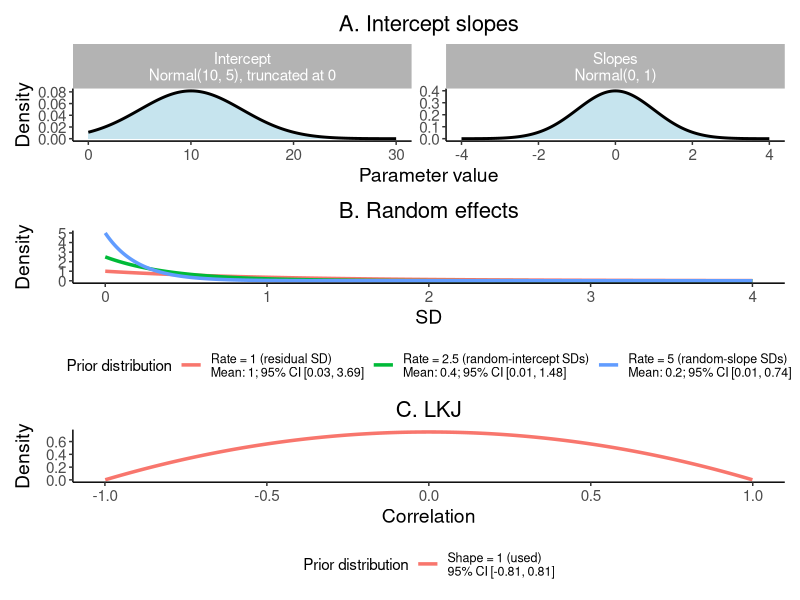
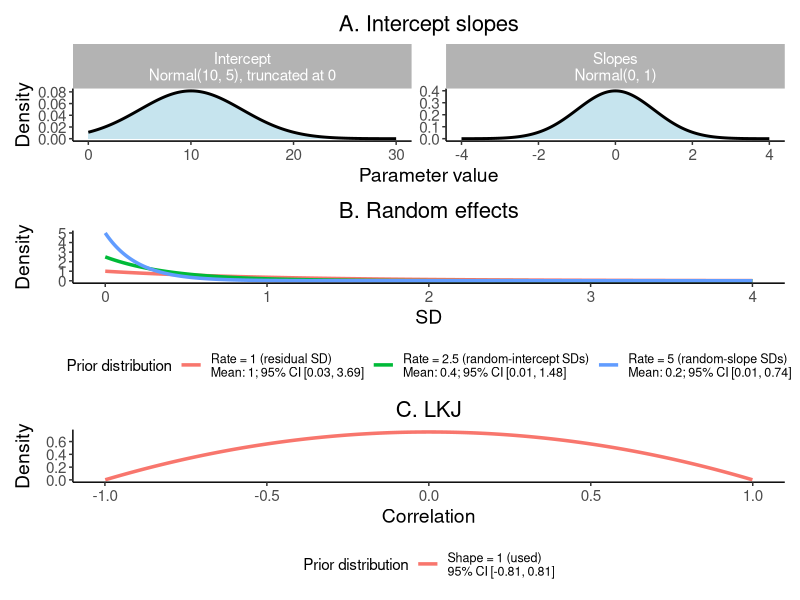

The R script that drew these images, in order:
library(ggplot2)
library(dplyr)
library(patchwork)

### Plot prior distributions for Experiment 1
### A. Intercept slopes
### B. Random effects
### C. LKJ

setwd("C:/Users/Admin/Desktop/Dissertação/código/Bayesian_statistics_PiC/for the thesis")

output_file <- "prior_distributions_experiment_1_10M.png"

### Helper functions

dtruncnorm_lower <- function(x, mean, sd, lower = 0) {
  dens <- dnorm(x, mean = mean, sd = sd)
  normalizing_constant <- 1 - pnorm(lower, mean = mean, sd = sd)
  ifelse(x >= lower, dens / normalizing_constant, 0)
}

exp_label <- function(rate, label) {
  mean_value <- 1 / rate
  ci_values <- qexp(c(0.025, 0.975), rate = rate)
  paste0(
    label,
    "\nMean: ", round(mean_value, 2),
    "; 95% CI [", round(ci_values[1], 2), ", ", round(ci_values[2], 2), "]"
  )
}

lkj_corr_marginal <- function(rho, eta, K) {
  shape <- eta - 1 + K / 2
  dbeta((rho + 1) / 2, shape1 = shape, shape2 = shape) / 2
}

lkj_ci <- function(eta, K) {
  shape <- eta - 1 + K / 2
  qbeta(c(0.025, 0.975), shape1 = shape, shape2 = shape) * 2 - 1
}

### ------------------------------------------------------------
### A. Intercept slopes
### ------------------------------------------------------------

x_intercept <- seq(0, 30, length.out = 2000)
x_slopes <- seq(-4, 4, length.out = 2000)

intercept_slopes_data <- bind_rows(
  data.frame(
    parameter = "Intercept\nNormal(10, 5), truncated at 0",
    value = x_intercept,
    density = dtruncnorm_lower(x_intercept, mean = 10, sd = 5, lower = 0)
  ),
  data.frame(
    parameter = "Slopes\nNormal(0, 1)",
    value = x_slopes,
    density = dnorm(x_slopes, mean = 0, sd = 1)
  )
)

p_intercept_slopes <- ggplot(intercept_slopes_data, aes(x = value, y = density)) +
  geom_area(fill = "lightblue", alpha = 0.7) +
  geom_line(linewidth = 1) +
  facet_wrap(~ parameter, scales = "free", nrow = 1) +
  labs(
    title = "A. Intercept slopes",
    x = "Parameter value",
    y = "Density"
  ) +
  theme_classic() +
  theme(
    text = element_text(size = 13),
    plot.title = element_text(size = 16, hjust = 0.5),
    strip.background = element_rect(fill = "grey70", colour = NA),
    strip.text = element_text(size = 11, colour = "white"),
    axis.title = element_text(size = 14),
    axis.text = element_text(size = 11)
  )

### ------------------------------------------------------------
### B. Random effects
### ------------------------------------------------------------

x_sd <- seq(0, 4, length.out = 2000)

random_effects_data <- bind_rows(
  data.frame(
    prior = exp_label(2.5, "Rate = 2.5 (random-intercept SDs)"),
    value = x_sd,
    density = dexp(x_sd, rate = 2.5)
  ),
  data.frame(
    prior = exp_label(5, "Rate = 5 (random-slope SDs)"),
    value = x_sd,
    density = dexp(x_sd, rate = 5)
  ),
  data.frame(
    prior = exp_label(1, "Rate = 1 (residual SD)"),
    value = x_sd,
    density = dexp(x_sd, rate = 1)
  )
)

p_random_effects <- ggplot(random_effects_data, aes(x = value, y = density, colour = prior)) +
  geom_line(linewidth = 1.2) +
  labs(
    title = "B. Random effects",
    x = "SD",
    y = "Density",
    colour = "Prior distribution"
  ) +
  theme_classic() +
  theme(
    text = element_text(size = 13),
    plot.title = element_text(size = 16, hjust = 0.5),
    axis.title = element_text(size = 14),
    axis.text = element_text(size = 11),
    legend.title = element_text(size = 11),
    legend.text = element_text(size = 9),
    legend.position = "bottom"
  )

### ------------------------------------------------------------
### C. LKJ
### ------------------------------------------------------------

K <- 4
rho <- seq(-0.999, 0.999, length.out = 2000)

lkj_data <- bind_rows(
  lapply(c(1), function(shape_value) {
    ci <- lkj_ci(eta = shape_value, K = K)
    
    data.frame(
      prior = paste0(
        "Shape = ", shape_value,
        ifelse(shape_value == 1, " (used)", ""),
        "\n95% CI [", round(ci[1], 2), ", ", round(ci[2], 2), "]"
      ),
      correlation = rho,
      density = lkj_corr_marginal(rho, eta = shape_value, K = K)
    )
  })
)

p_lkj <- ggplot(lkj_data, aes(x = correlation, y = density, colour = prior)) +
  geom_line(linewidth = 1.2) +
  labs(
    title = "C. LKJ",
    x = "Correlation",
    y = "Density",
    colour = "Prior distribution"
  ) +
  theme_classic() +
  theme(
    text = element_text(size = 13),
    plot.title = element_text(size = 16, hjust = 0.5),
    axis.title = element_text(size = 14),
    axis.text = element_text(size = 11),
    legend.title = element_text(size = 11),
    legend.text = element_text(size = 9),
    legend.position = "bottom"
  )

### ------------------------------------------------------------
### Combined panel
### ------------------------------------------------------------

p_panel <- p_intercept_slopes / p_random_effects / p_lkj

print(p_panel)

ggsave(
  output_file,
  plot = p_panel,
  width = 9,
  height = 11,
  dpi = 300
)
